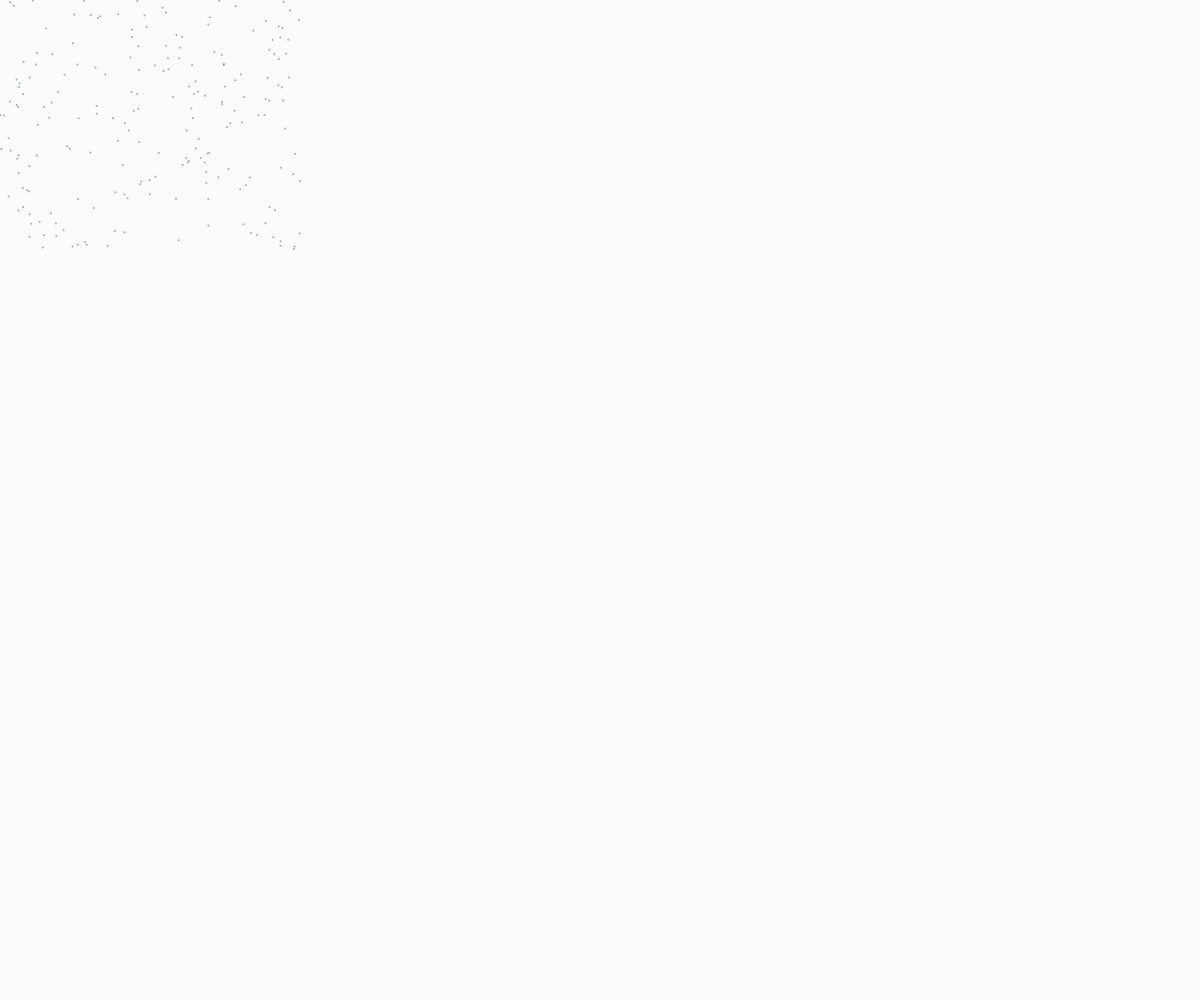
Frame 1 (no input)
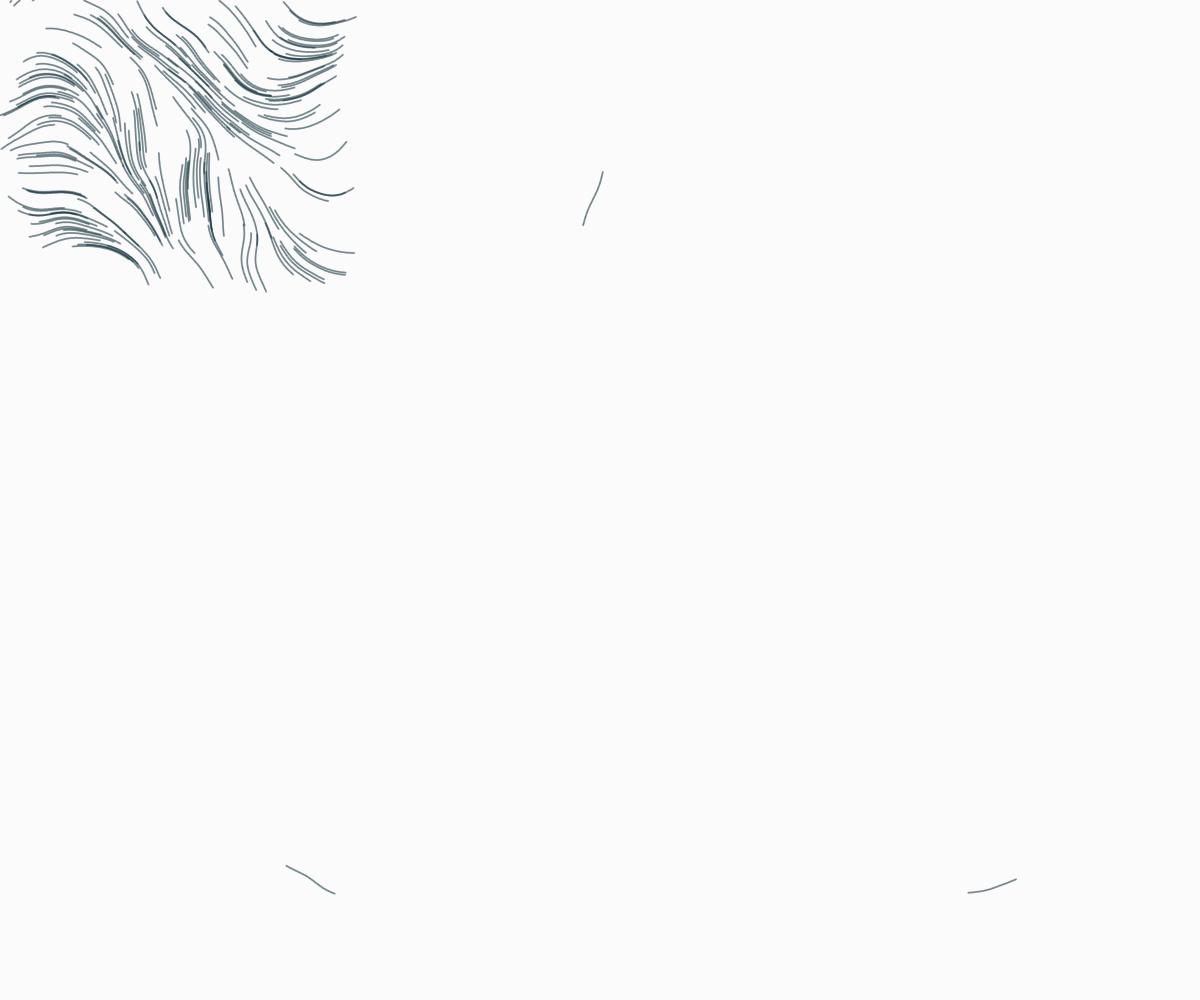
Frame 60 (no input)
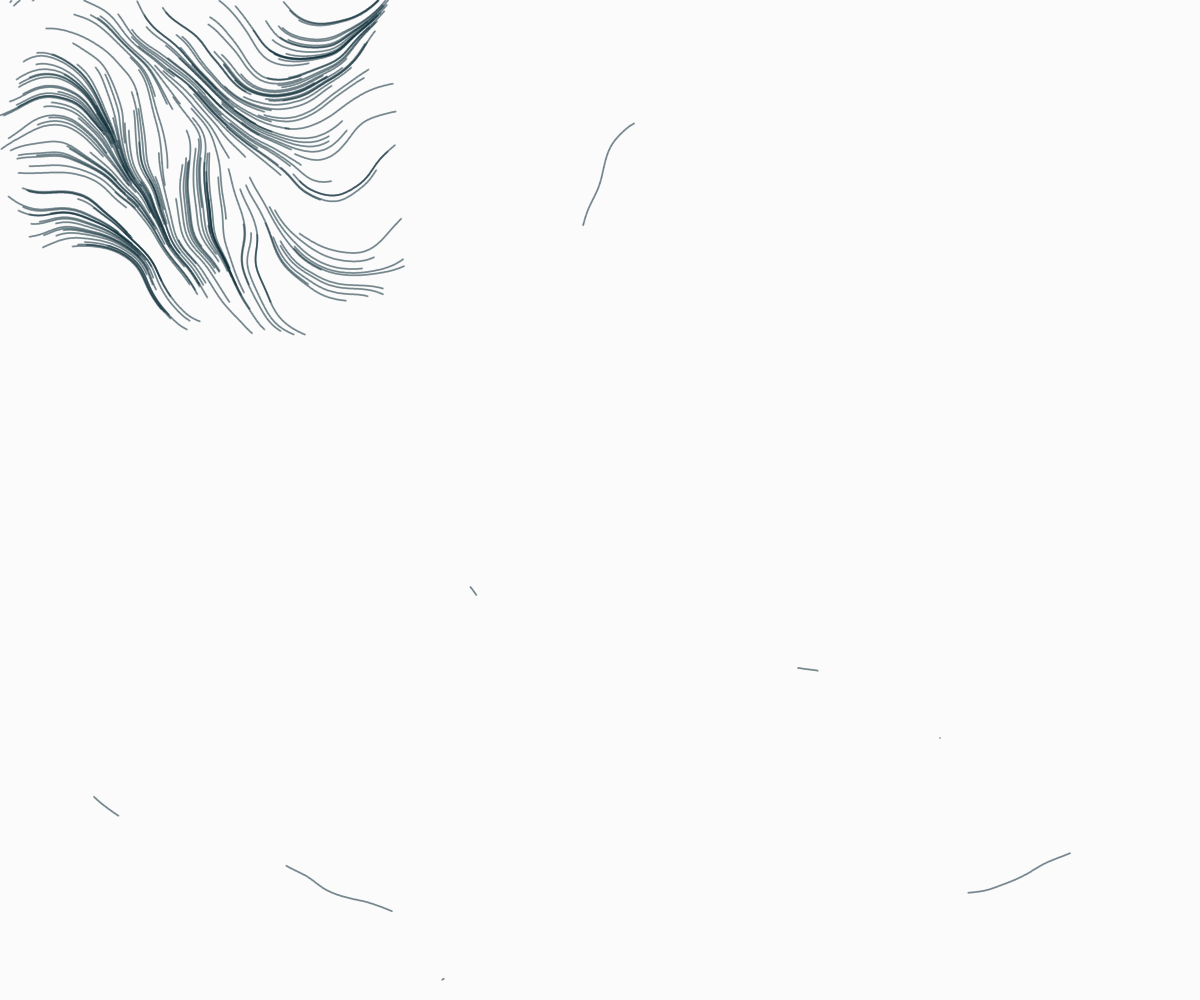
Frame 120 (the mouse pressed at the canvas centre since frame 60)

The p5.js sketch that drew these frames (run headless with seeded random() and noise() and a simulated clock; from frame 60 on, the mouse is pressed at the canvas centre):

// p5.js sketch
// ── sketch.js
let particles = [];
const num = 200;

const noiseScale = 0.01/2;

function setup() {
  createCanvas(windowWidth, windowHeight);
  for(let i = 0; i < num; i ++) {
    particles.push(createVector(random(width/4), random(height/4)));
  }
  background(50,5);
  strokeWeight(2);
  stroke(20,50,61,100);
}

function draw() {
 //background(50,5);
  for(let i = 0; i < num; i ++) {
    let p = particles[i];
    
    //position
    point(p.x, p.y);
    let n = noise(p.x * noiseScale, p.y * noiseScale, frameCount * noiseScale * noiseScale);
    let a = TAU * n;
    p.x -= cos(a);
    p.y += sin(a);
    if(!onScreen(p)) {
      
      
      p.x = random(width);
      p.y = random(height);
    }
  }
}

function mouseReleased() {
  noiseSeed(millis());
}

function onScreen(v) {
  return v.x >= 0 && v.x <= width && v.y >= 0 && v.y <= height;
}

//reference: https://editor.p5js.org/pk2785/sketches/SUdcAxAIE
